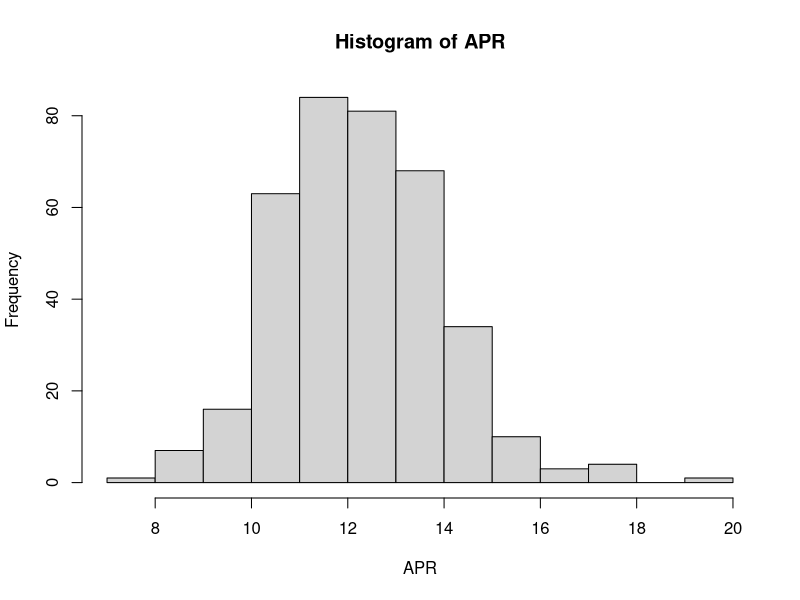
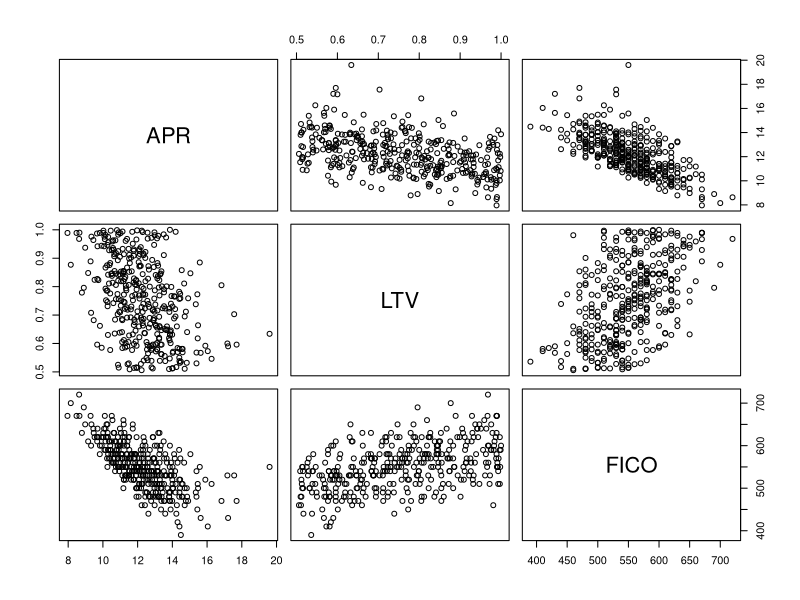

R code for these plots, in order: (Note: this script raises an error after producing the figures.)
## ---- chunk 1
knitr::opts_chunk$set(echo = TRUE,
                      message = F,
                      warning = F)
library(tidyverse)
## ---- chunk 2
mallsales <- read_csv("mall_sales.csv")
## ---- chunk 3
g1 <- lm(Sales~ Income +Competitors, data = mallsales)

  summary(g1)
  
## ---- chunk 4
# Residuals

predicted <- predict(g1, mallsales)
  
# same results from following two methods
  
  residuals <-  mallsales$Sales - predicted
  
  g1$residuals
  
## ---- chunk 5
qt(0.025, 62)*68.03

g1$fitted.values[1]

# interval
g1$fitted.values[1]+qt(0.025, 62)*68.03
g1$fitted.values[1]-qt(0.025, 62)*68.03
## ---- chunk 6
subprime <- read.csv("Lec9/subprime.csv")
ncol(subprime)
nrow(subprime)
dim(subprime)
str(subprime)
## ---- chunk 7
summary(subprime$APR)
## ---- chunk 8
hist(subprime$APR, 
     xlab = 'APR',
     main = "Histogram of APR")
     #breaks = 20)
## ---- chunk 9
subprime[15,]
## ---- chunk 10
plot(subprime)
## ---- chunk 11
# correlation matrix
cor(subprime)

#subprime %>% 
#  PerformanceAnalytics::chart.Correlation()
## ---- chunk 12
model <- lm(APR~FICO+ LTV, data = subprime)
summary(model)
## ---- chunk 13
borrower <- data.frame(FICO = 650, LTV = 0.9)
prediction <- predict(model, borrower)

qt(0.025, 369)*1.242

# lower bound
prediction + qt(0.025, 369)*1.242
# upper bound
prediction - qt(0.025, 369)*1.242

# 95% CI is [7.76, 12.65]

predict.lm(model, borrower, interval = "pred", level = 0.95)

## ---- chunk 14

## ---- chunk 15
autoplot(g1)+ 
  theme_bw()
## ---- chunk 16
# residuals 
plot(mallsales$Income, g1$residuals) 
plot(mallsales$Competitors, g1$residuals)
## ---- chunk 17
qqnorm(g1$residuals)
qqline(g1$residuals) # add a line to the normal quantile plot
